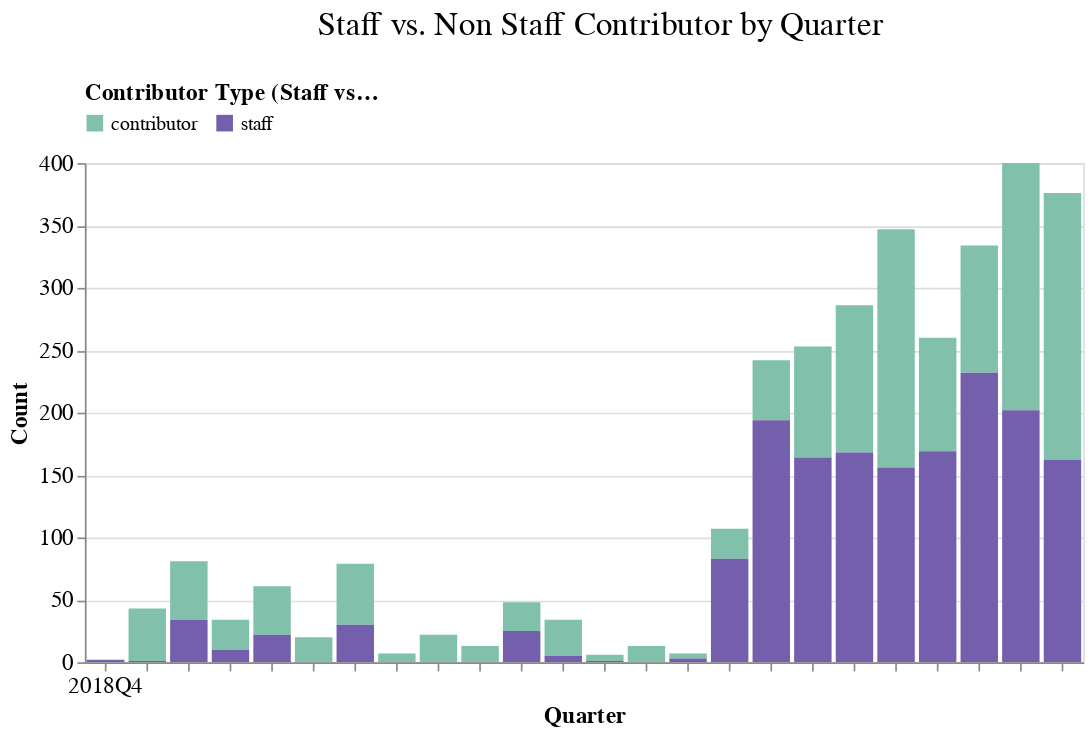

Notebook code cell kept with this figure:
### Code cell
# Create the Altair chart
chart = (
    alt.Chart(df_quarters)
    .mark_bar()
    .encode(
        x=alt.X(
            "quarter:O",
            title="Quarter",
            axis=alt.Axis(labelExpr='datum.index % 3 == 0 ? datum.label : ""')),
        y=alt.Y("count:Q", stack=True, title="Count"),
        color=alt.Color(
            "contrib_type:N",
            title="Contributor Type (Staff vs Non-Staff)",
            scale=alt.Scale(range=["#81c0aa", "#735fab"]),
        ),
        tooltip=["quarter", "contrib_type", "count"],
    )
    .properties(title="Staff vs. Non Staff Contributor by Quarter")
    .configure_legend(
        orient="top",
        title=None,
        legendX=-550,
        legendY=-30,
    )
    .interactive()
)

chart

### Figure 1 — Vega-Lite specification as saved in the notebook (floating-point values rounded to 4 significant figures)
{"config": {"title": {"fontSize": 20, "font": "Poppins", "anchor": "middle", "color": "black", "fontWeight": 400, "dy": -20, "dx": 10}, "axis": {"labelFontSize": 14, "titleFontSize": 14, "titleFont": "Poppins", "labelFont": "Poppins"}, "axisX": {"labelAngle": 0}, "legend": {"labelFontSize": 12, "titleFontSize": 14, "titleFont": "Poppins", "labelFont": "Poppins", "legendX": -550, "legendY": -30, "orient": "top", "title": null}, "bar": {"color": "purple", "fill": "purple"}, "line": {"color": "purple"}, "view": {"height": 300, "width": 600, "padding": {"top": 190, "left": 10, "right": 10, "bottom": 90}}}, "data": {"name": "data-a38b32270c469d94309ffe17adb62bf7"}, "mark": {"type": "bar"}, "encoding": {"color": {"field": "contrib_type", "scale": {"range": ["#81c0aa", "#735fab"]}, "title": "Contributor Type (Staff vs Non-Staff)", "type": "nominal"}, "tooltip": [{"field": "quarter", "type": "nominal"}, {"field": "contrib_type", "type": "nominal"}, {"field": "count", "type": "quantitative"}], "x": {"axis": {"labelExpr": "datum.index % 3 == 0 ? datum.label : \"\""}, "field": "quarter", "title": "Quarter", "type": "ordinal"}, "y": {"field": "count", "stack": true, "title": "Count", "type": "quantitative"}}, "params": [{"name": "param_1", "select": {"type": "interval", "encodings": ["x", "y"]}, "bind": "scales"}], "title": "Staff vs. Non Staff Contributor by Quarter", "$schema": "https://vega.github.io/schema/vega-lite/v5.17.0.json", "datasets": {"data-a38b32270c469d94309ffe17adb62bf7": [{"index": 0, "quarter": "2018Q4", "contrib_type": "staff", "count": 2, "quarter_label": "2018Q4", "year": "2018", "qtr": "Q4"}, {"index": 1, "quarter": "2019Q1", "contrib_type": "contributor", "count": 42, "quarter_label": "2019Q1", "year": "2019", "qtr": "Q1"}, {"index": 2, "quarter": "2019Q1", "contrib_type": "staff", "count": 1, "quarter_label": "2019Q1", "year": "2019", "qtr": "Q1"}, {"index": 3, "quarter": "2019Q2", "contrib_type": "contributor", "count": 47, "quarter_label": "2019Q2", "year": "2019", "qtr": "Q2"}, {"index": 4, "quarter": "2019Q2", "contrib_type": "staff", "count": 34, "quarter_label": "2019Q2", "year": "2019", "qtr": "Q2"}, {"index": 5, "quarter": "2019Q3", "contrib_type": "contributor", "count": 24, "quarter_label": "2019Q3", "year": "2019", "qtr": "Q3"}, {"index": 6, "quarter": "2019Q3", "contrib_type": "staff", "count": 10, "quarter_label": "2019Q3", "year": "2019", "qtr": "Q3"}, {"index": 7, "quarter": "2019Q4", "contrib_type": "contributor", "count": 39, "quarter_label": "2019Q4", "year": "2019", "qtr": "Q4"}, {"index": 8, "quarter": "2019Q4", "contrib_type": "staff", "count": 22, "quarter_label": "2019Q4", "year": "2019", "qtr": "Q4"}, {"index": 9, "quarter": "2020Q1", "contrib_type": "contributor", "count": 20, "quarter_label": "2020Q1", "year": "2020", "qtr": "Q1"}, {"index": 10, "quarter": "2020Q2", "contrib_type": "contributor", "count": 49, "quarter_label": "2020Q2", "year": "2020", "qtr": "Q2"}, {"index": 11, "quarter": "2020Q2", "contrib_type": "staff", "count": 30, "quarter_label": "2020Q2", "year": "2020", "qtr": "Q2"}, {"index": 12, "quarter": "2020Q3", "contrib_type": "contributor", "count": 7, "quarter_label": "2020Q3", "year": "2020", "qtr": "Q3"}, {"index": 13, "quarter": "2020Q4", "contrib_type": "contributor", "count": 22, "quarter_label": "2020Q4", "year": "2020", "qtr": "Q4"}, {"index": 14, "quarter": "2021Q1", "contrib_type": "contributor", "count": 13, "quarter_label": "2021Q1", "year": "2021", "qtr": "Q1"}, {"index": 15, "quarter": "2021Q2", "contrib_type": "contributor", "count": 23, "quarter_label": "2021Q2", "year": "2021", "qtr": "Q2"}, {"index": 16, "quarter": "2021Q2", "contrib_type": "staff", "count": 25, "quarter_label": "2021Q2", "year": "2021", "qtr": "Q2"}, {"index": 17, "quarter": "2021Q3", "contrib_type": "contributor", "count": 29, "quarter_label": "2021Q3", "year": "2021", "qtr": "Q3"}, {"index": 18, "quarter": "2021Q3", "contrib_type": "staff", "count": 5, "quarter_label": "2021Q3", "year": "2021", "qtr": "Q3"}, {"index": 19, "quarter": "2021Q4", "contrib_type": "contributor", "count": 5, "quarter_label": "2021Q4", "year": "2021", "qtr": "Q4"}, {"index": 20, "quarter": "2021Q4", "contrib_type": "staff", "count": 1, "quarter_label": "2021Q4", "year": "2021", "qtr": "Q4"}, {"index": 21, "quarter": "2022Q1", "contrib_type": "contributor", "count": 13, "quarter_label": "2022Q1", "year": "2022", "qtr": "Q1"}, {"index": 22, "quarter": "2022Q2", "contrib_type": "contributor", "count": 4, "quarter_label": "2022Q2", "year": "2022", "qtr": "Q2"}, {"index": 23, "quarter": "2022Q2", "contrib_type": "staff", "count": 3, "quarter_label": "2022Q2", "year": "2022", "qtr": "Q2"}, {"index": 24, "quarter": "2022Q3", "contrib_type": "contributor", "count": 24, "quarter_label": "2022Q3", "year": "2022", "qtr": "Q3"}, {"index": 25, "quarter": "2022Q3", "contrib_type": "staff", "count": 83, "quarter_label": "2022Q3", "year": "2022", "qtr": "Q3"}, {"index": 26, "quarter": "2022Q4", "contrib_type": "contributor", "count": 48, "quarter_label": "2022Q4", "year": "2022", "qtr": "Q4"}, {"index": 27, "quarter": "2022Q4", "contrib_type": "staff", "count": 194, "quarter_label": "2022Q4", "year": "2022", "qtr": "Q4"}, {"index": 28, "quarter": "2023Q1", "contrib_type": "contributor", "count": 89, "quarter_label": "2023Q1", "year": "2023", "qtr": "Q1"}, {"index": 29, "quarter": "2023Q1", "contrib_type": "staff", "count": 164, "quarter_label": "2023Q1", "year": "2023", "qtr": "Q1"}, {"index": 30, "quarter": "2023Q2", "contrib_type": "contributor", "count": 118, "quarter_label": "2023Q2", "year": "2023", "qtr": "Q2"}, {"index": 31, "quarter": "2023Q2", "contrib_type": "staff", "count": 168, "quarter_label": "2023Q2", "year": "2023", "qtr": "Q2"}, {"index": 32, "quarter": "2023Q3", "contrib_type": "contributor", "count": 191, "quarter_label": "2023Q3", "year": "2023", "qtr": "Q3"}, {"index": 33, "quarter": "2023Q3", "contrib_type": "staff", "count": 156, "quarter_label": "2023Q3", "year": "2023", "qtr": "Q3"}, {"index": 34, "quarter": "2023Q4", "contrib_type": "contributor", "count": 91, "quarter_label": "2023Q4", "year": "2023", "qtr": "Q4"}, {"index": 35, "quarter": "2023Q4", "contrib_type": "staff", "count": 169, "quarter_label": "2023Q4", "year": "2023", "qtr": "Q4"}, {"index": 36, "quarter": "2024Q1", "contrib_type": "contributor", "count": 102, "quarter_label": "2024Q1", "year": "2024", "qtr": "Q1"}, {"index": 37, "quarter": "2024Q1", "contrib_type": "staff", "count": 232, "quarter_label": "2024Q1", "year": "2024", "qtr": "Q1"}, {"index": 38, "quarter": "2024Q2", "contrib_type": "contributor", "count": 198, "quarter_label": "2024Q2", "year": "2024", "qtr": "Q2"}, {"index": 39, "quarter": "2024Q2", "contrib_type": "staff", "count": 202, "quarter_label": "2024Q2", "year": "2024", "qtr": "Q2"}, {"index": 40, "quarter": "2024Q3", "contrib_type": "contributor", "count": 214, "quarter_label": "2024Q3", "year": "2024", "qtr": "Q3"}, {"index": 41, "quarter": "2024Q3", "contrib_type": "staff", "count": 162, "quarter_label": "2024Q3", "year": "2024", "qtr": "Q3"}]}}
